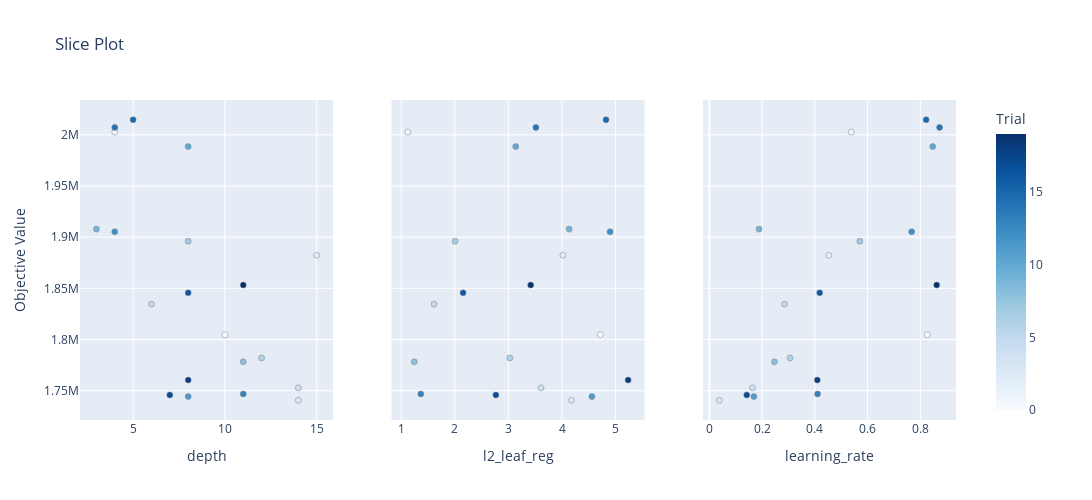

The cell this chart's notebook holds for it:
### Code cell
fig = optuna.visualization.plot_slice(study_catboost)
fig.update_layout(width=1200, height=500)
plt.tight_layout()
fig.show()

### Figure 1 — Plotly figure (JSON) as saved in the notebook; plotly's stock layout.template omitted (floating-point values rounded to 4 significant figures)
{"data": [{"marker": {"color": [0, 1, 2, 3, 4, 5, 6, 7, 8, 9, 10, 11, 12, 13, 14, 15, 16, 17, 18, 19], "colorbar": {"title": {"text": "Trial"}, "x": 1, "xpad": 40}, "colorscale": [[0, "rgb(247,251,255)"], [0.125, "rgb(222,235,247)"], [0.25, "rgb(198,219,239)"], [0.375, "rgb(158,202,225)"], [0.5, "rgb(107,174,214)"], [0.625, "rgb(66,146,198)"], [0.75, "rgb(33,113,181)"], [0.875, "rgb(8,81,156)"], [1, "rgb(8,48,107)"]], "line": {"color": "Grey", "width": 0.5}, "showscale": true}, "mode": "markers", "showlegend": false, "type": "scatter", "x": [10, 4, 15, 14, 14, 6, 12, 8, 11, 3, 8, 8, 4, 11, 4, 5, 8, 7, 8, 11], "xaxis": "x", "y": [1805000.0, 2003000.0, 1882000.0, 1741000.0, 1753000.0, 1835000.0, 1782000.0, 1896000.0, 1778000.0, 1908000.0, 1988000.0, 1744000.0, 1905000.0, 1747000.0, 2007000.0, 2015000.0, 1846000.0, 1746000.0, 1760000.0, 1853000.0], "yaxis": "y"}, {"marker": {"color": [0, 1, 2, 3, 4, 5, 6, 7, 8, 9, 10, 11, 12, 13, 14, 15, 16, 17, 18, 19], "colorbar": {"title": {"text": "Trial"}, "x": 1, "xpad": 40}, "colorscale": [[0, "rgb(247,251,255)"], [0.125, "rgb(222,235,247)"], [0.25, "rgb(198,219,239)"], [0.375, "rgb(158,202,225)"], [0.5, "rgb(107,174,214)"], [0.625, "rgb(66,146,198)"], [0.75, "rgb(33,113,181)"], [0.875, "rgb(8,81,156)"], [1, "rgb(8,48,107)"]], "line": {"color": "Grey", "width": 0.5}, "showscale": false}, "mode": "markers", "showlegend": false, "type": "scatter", "x": [4.713, 1.124, 4.018, 4.176, 3.609, 1.612, 3.027, 2.007, 1.244, 4.133, 3.137, 4.558, 4.896, 1.366, 3.513, 4.821, 2.154, 2.766, 5.233, 3.416], "xaxis": "x2", "y": [1805000.0, 2003000.0, 1882000.0, 1741000.0, 1753000.0, 1835000.0, 1782000.0, 1896000.0, 1778000.0, 1908000.0, 1988000.0, 1744000.0, 1905000.0, 1747000.0, 2007000.0, 2015000.0, 1846000.0, 1746000.0, 1760000.0, 1853000.0], "yaxis": "y2"}, {"marker": {"color": [0, 1, 2, 3, 4, 5, 6, 7, 8, 9, 10, 11, 12, 13, 14, 15, 16, 17, 18, 19], "colorbar": {"title": {"text": "Trial"}, "x": 1, "xpad": 40}, "colorscale": [[0, "rgb(247,251,255)"], [0.125, "rgb(222,235,247)"], [0.25, "rgb(198,219,239)"], [0.375, "rgb(158,202,225)"], [0.5, "rgb(107,174,214)"], [0.625, "rgb(66,146,198)"], [0.75, "rgb(33,113,181)"], [0.875, "rgb(8,81,156)"], [1, "rgb(8,48,107)"]], "line": {"color": "Grey", "width": 0.5}, "showscale": false}, "mode": "markers", "showlegend": false, "type": "scatter", "x": [0.8265, 0.5381, 0.4531, 0.03793, 0.1636, 0.2852, 0.3063, 0.5707, 0.247, 0.1883, 0.8472, 0.1688, 0.7673, 0.4105, 0.8733, 0.8223, 0.4186, 0.142, 0.4095, 0.8623], "xaxis": "x3", "y": [1805000.0, 2003000.0, 1882000.0, 1741000.0, 1753000.0, 1835000.0, 1782000.0, 1896000.0, 1778000.0, 1908000.0, 1988000.0, 1744000.0, 1905000.0, 1747000.0, 2007000.0, 2015000.0, 1846000.0, 1746000.0, 1760000.0, 1853000.0], "yaxis": "y3"}], "layout": {"height": 500, "title": {"text": "Slice Plot"}, "width": 1200, "xaxis": {"anchor": "y", "domain": [0, 0.2889], "title": {"text": "depth"}}, "xaxis2": {"anchor": "y2", "domain": [0.3556, 0.6444], "title": {"text": "l2_leaf_reg"}}, "xaxis3": {"anchor": "y3", "domain": [0.7111, 1], "title": {"text": "learning_rate"}}, "yaxis": {"anchor": "x", "domain": [0, 1], "title": {"text": "Objective Value"}}, "yaxis2": {"anchor": "x2", "domain": [0, 1], "matches": "y", "showticklabels": false}, "yaxis3": {"anchor": "x3", "domain": [0, 1], "matches": "y", "showticklabels": false}}}
